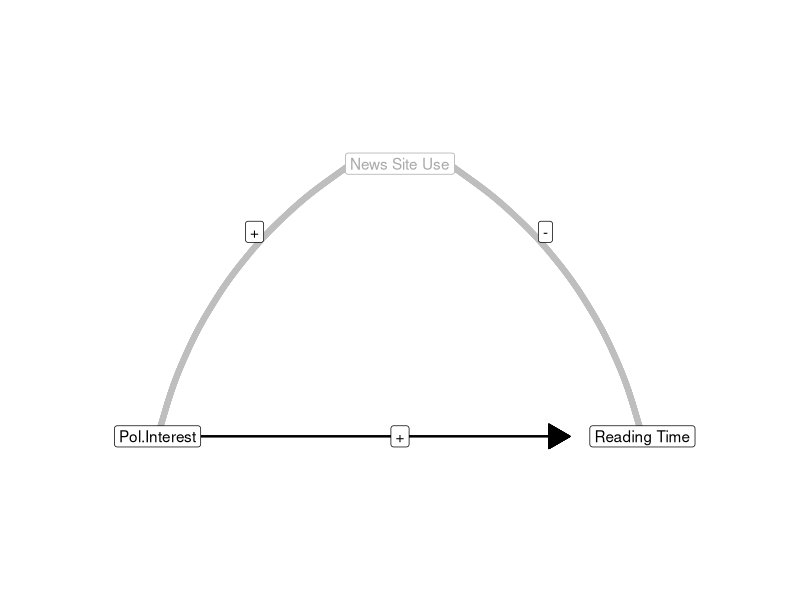
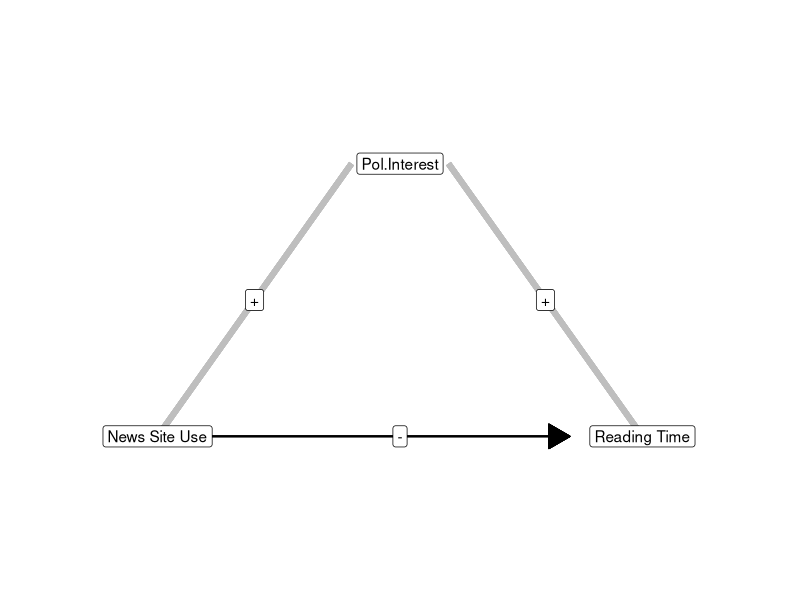
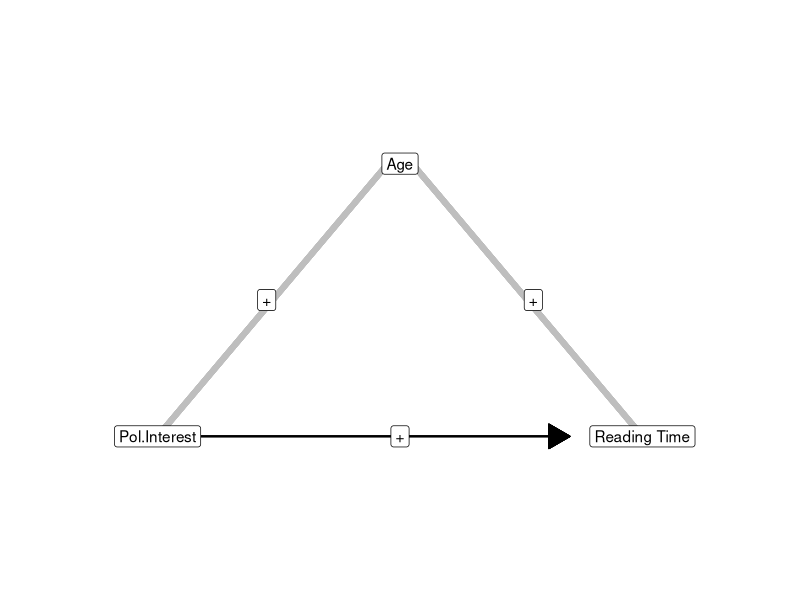
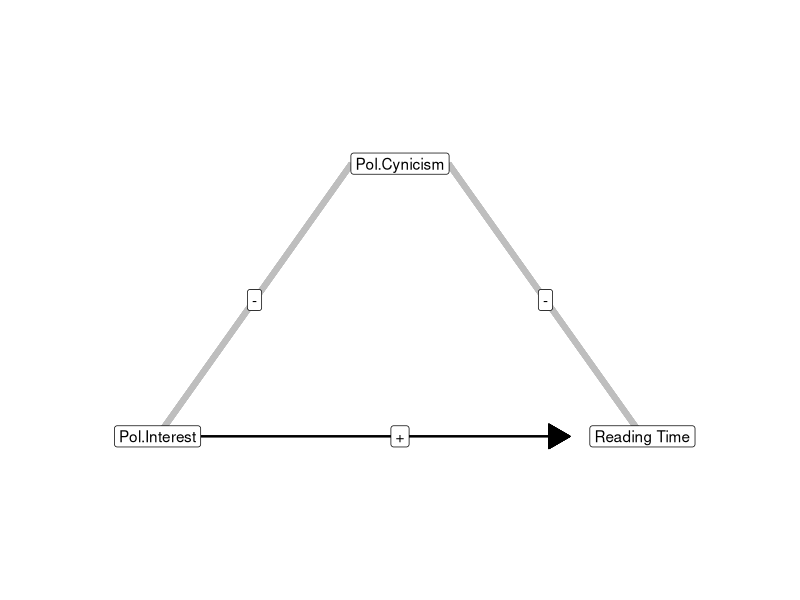

Reproduce these figures in R, in order. (Note: this script raises an error after producing the figures.)
## ---- chunk 1
knitr::include_url("https://www.youtube.com/embed/AbGUdp9fTRU", height = "360px")
## ---- chunk 2
# Goal: Show that regression coefficients change if new predictors are added to
# the regression model. For outcome Newspaper reading time, display the simple
# regression effect of interest in politics and the partial effects if we
# control for one or more other variables (age, education, news site use).
knitr::include_app("https://sharon-klinkenberg.shinyapps.io/mediation-multipleregression/", height="405px")
## ---- chunk 3
# Goal: Show that a regression coefficient changes more if the new predictor is more strongly correlated with the old predictor and dependent variable, hence, the indirect correlation is stronger.
# Display the simple (standardized) regression coefficient as a black arrow from Pol.Interest to Reading Time with the width of the arrow corresponding to the size of the effect. Label arrow with "Simple: 0.14" and "Partial: ?". Add Age, Education, and News Site Use as confounders (gray), linked by gray lines with both Pol.Interest and Reading Time. Line widths represent and are labeled with the size of correlations. Allow the user to select one confounder at a time. Display this confounder and its lines to Age and Reading Time in blue and add a (semi-tranparent) blue arrow from Pol.Interest to reading Time on top of the black arrow with its width corresponding to the partial effect when controlling for the selected confounder.
# Correlations and standardized coefficients that are in line with the example data file readers.sav:
# Pol. Interest - Age: 0.12
# Pol. Interest - Educ: 0.28
# Pol. Interest - News: 0.01
# Reading Time - Age: 0.88
# Reading Time - Educ: -0.12
# Reading Time - News: -0.84
# Pol. Interest -> Reading Time (simple): 0.14
# Pol. Interest -> Reading Time with Age: 0.04
# Pol. Interest -> Reading Time with Educ: 0.19
# Pol. Interest -> Reading Time with News: 0.15
knitr::include_app("https://sharon-klinkenberg.shinyapps.io/mediation-indirectcorrelation/", height="305px")
## ---- chunk 4
# Goal: Intuitive understanding of how the pattern of correlation/effect
# directions (signs) relates to decrease or increase of partial effect sizes.
# Adjust app mediation-indirectcorrelation: Add Pol.Cynicism as a fourth
# confounder (r is -0.18 with political interest and -0.14 with reading time).
# Colour negative correlations red instead of blue if the associated confouder
# is selected. This helps to discover that a positive indirect correlation
# (blue-blue or red-red) decreases the partial effect whereas a negative
# indirect correlation (blue-red) increases it.
knitr::include_app("https://sharon-klinkenberg.shinyapps.io/mediation-confoundertypes/", height="305px")
## ---- chunk 5
library(ggplot2)
# Create coordinates for the variable names.
variables <- data.frame(x = c(0.3, 0.38, 0.5, 0.62, 0.7, 0.5), 
                        y = c(.1, .25, .3, .25, .1, .1),
                        label = c("Pol.Interest", "+", "News Site Use", "-", "Reading Time", "+"),
                        color = c("black", "black", "grey", "black", "black", "black"))
ggplot(variables, aes(x, y)) + 
  #regression effect
  geom_segment(aes(x = variables$x[1], y = variables$y[1], xend = variables$x[5] - 0.06, yend = variables$y[1]), arrow = arrow(length = unit(0.04, "npc"), type = "closed")) + 
  #correlation between predictor and confounder
  geom_curve(aes(x = variables$x[1], y = variables$y[1], xend = variables$x[3] - 0.04, yend = variables$y[3]), size = 2, colour = "grey", curvature = -0.2) + 
  #correlation between confounder and outcome
  geom_curve(aes(x = variables$x[3] + 0.04, y = variables$y[3], xend = variables$x[5], yend = variables$y[5]), size = 2, colour = "grey", curvature = -0.2) + 
  geom_label(aes(label=label, color = color), show.legend = FALSE) + 
  scale_color_manual(values = c("black" = "black", "grey" = "darkgrey")) +
  coord_cartesian(xlim = c(0.2, 0.8), ylim = c(0, 0.4)) +
  theme_void()
# Cleanup.
rm(variables)
## ---- chunk 6
library(ggplot2)
# Create coordinates for the variable names.
variables <- data.frame(x = c(0.3, 0.38, 0.5, 0.62, 0.7, 0.5), 
                        y = c(.1, .2, .3, .2, .1, .1),
                        label = c("News Site Use", "+", "Pol.Interest", "+", "Reading Time", "-"))
ggplot(variables, aes(x, y)) + 
  geom_segment(aes(x = variables$x[1], y = variables$y[1], xend = variables$x[5] - 0.06, yend = variables$y[1]), arrow = arrow(length = unit(0.04, "npc"), type = "closed")) + 
  geom_segment(aes(x = variables$x[1], y = variables$y[1], xend = variables$x[3] - 0.04, yend = variables$y[3]), size = 2, colour = "grey") + 
  geom_segment(aes(x = variables$x[3] + 0.04, y = variables$y[3], xend = variables$x[5], yend = variables$y[5]), size = 2, colour = "grey") + 
  geom_label(aes(label=label)) + 
  coord_cartesian(xlim = c(0.2, 0.8), ylim = c(0, 0.4)) +
  theme_void()
# Cleanup.
rm(variables)
## ---- chunk 7
library(ggplot2)
# Create coordinates for the variable names.
variables <- data.frame(x = c(0.3, 0.39, 0.5, 0.61, 0.7, 0.5), 
                        y = c(.1, .2, .3, .2, .1, .1),
                        label = c("Pol.Interest", "+", "Age", "+", "Reading Time", "+"))
ggplot(variables, aes(x, y)) + 
  geom_segment(aes(x = variables$x[1], y = variables$y[1], xend = variables$x[5] - 0.06, yend = variables$y[1]), arrow = arrow(length = unit(0.04, "npc"), type = "closed")) + 
  geom_segment(aes(x = variables$x[1], y = variables$y[1], xend = variables$x[3] - 0.01, yend = variables$y[3]), size = 2, colour = "grey") + 
  geom_segment(aes(x = variables$x[3] + 0.01, y = variables$y[3], xend = variables$x[5], yend = variables$y[5]), size = 2, colour = "grey") + 
  geom_label(aes(label=label)) + 
  coord_cartesian(xlim = c(0.2, 0.8), ylim = c(0, 0.4)) +
  theme_void()
# Cleanup.
rm(variables)
## ---- chunk 8
library(ggplot2)
# Create coordinates for the variable names.
variables <- data.frame(x = c(0.3, 0.38, 0.5, 0.62, 0.7, 0.5), 
                        y = c(.1, .2, .3, .2, .1, .1),
                        label = c("Pol.Interest", "-", "Pol.Cynicism", "-", "Reading Time", "+"))
ggplot(variables, aes(x, y)) + 
  geom_segment(aes(x = variables$x[1], y = variables$y[1], xend = variables$x[5] - 0.06, yend = variables$y[1]), arrow = arrow(length = unit(0.04, "npc"), type = "closed")) + 
  geom_segment(aes(x = variables$x[1], y = variables$y[1], xend = variables$x[3] - 0.04, yend = variables$y[3]), size = 2, colour = "grey") + 
  geom_segment(aes(x = variables$x[3] + 0.04, y = variables$y[3], xend = variables$x[5], yend = variables$y[5]), size = 2, colour = "grey") + 
  geom_label(aes(label=label)) + 
  coord_cartesian(xlim = c(0.2, 0.8), ylim = c(0, 0.4)) +
  theme_void()
# Cleanup.
rm(variables)
## ---- chunk 9
knitr::include_graphics("figures/S10_AE1.png")
## ---- chunk 10
knitr::include_url("https://www.youtube.com/embed/Du2mzxWifCM", height = "360px")
# "stepwise" regression: Add predictors in blocks (and leave Method at Enter) if you want to specify the order in which predictors are added to the model.
# Note: basic regression video in Ch. 4, checking assumptions (and plotting regression line) video in Ch. 8.

# Goal: Add predictors one by one to a regression model, to identify confounders.
# Example: readers.sav, predict average newspaper reading time by news site use, education, and age.
# SPSS menu: linear regression, method Enter
# Interpret output: compare R2 and regression coefficients between models.
# Check assumptions: See other video.
## ---- chunk 11
# Goal: Intuitive understanding of how the pattern of correlation/effect
# directions (signs) relates to decrease or increase of partial effect sizes.
# Adjust app mediation-indirectcorrelation: Add Pol.Cynicism as a fourth
# confounder (r is -0.18 with political interest and -0.14 with reading time).
# Colour negative correlations red instead of blue if the associated confouder
# is selected. This helps to discover that a positive indirect correlation
# (blue-blue or red-red) decreases the partial effect whereas a negative
# indirect correlation (blue-red) increases it.
knitr::include_app("https://sharon-klinkenberg.shinyapps.io/mediation-confoundertypes/", height="305px")
